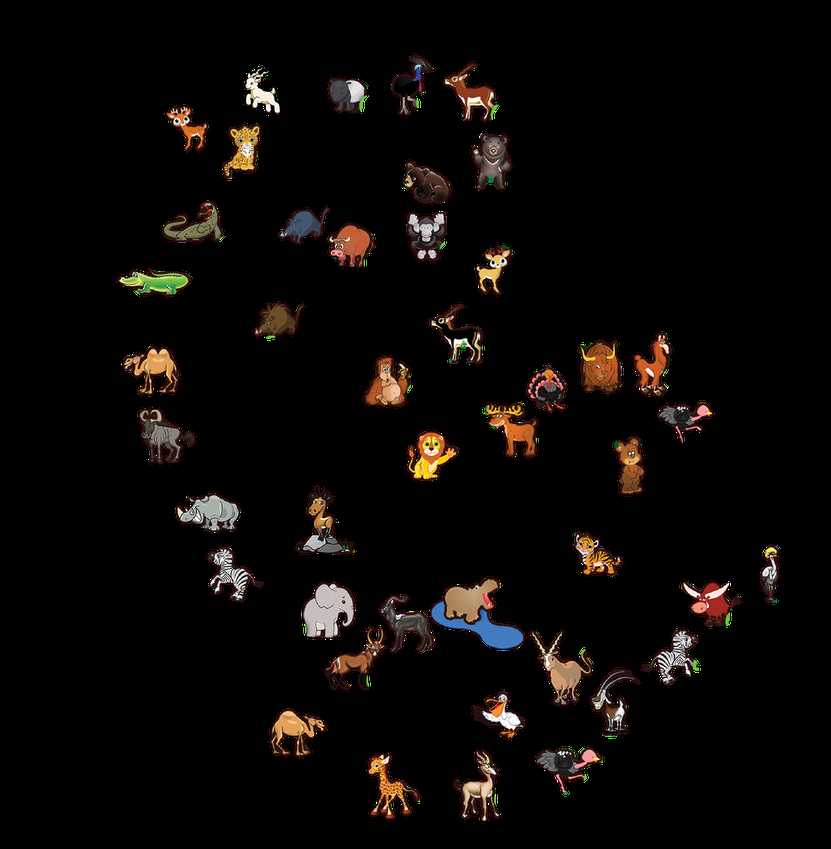
#> input picture element-separator/src/Animal-02.png, 831 x 849 px, shrunk from 2694 x 2751 before the run
$ jupyter execute index.ipynb
#> lines starting #> are read from the running program, lines starting #| are printed output that depends on the picture; after the words box and inside, x2 and y2 are one past the last pixel; in counts of white or black regions, pixels touching at a corner belong together
[cell 1]
import cv2
import numpy as np
import os

# Load the image
image = cv2.imread('./src/Animal-02.png')
#> image is the input picture: shape (849, 831, 3); mean B, G, R 6.6, 8.5, 11.4

# Convert to grayscale for easier contour detection
gray = cv2.cvtColor(image, cv2.COLOR_BGR2GRAY)
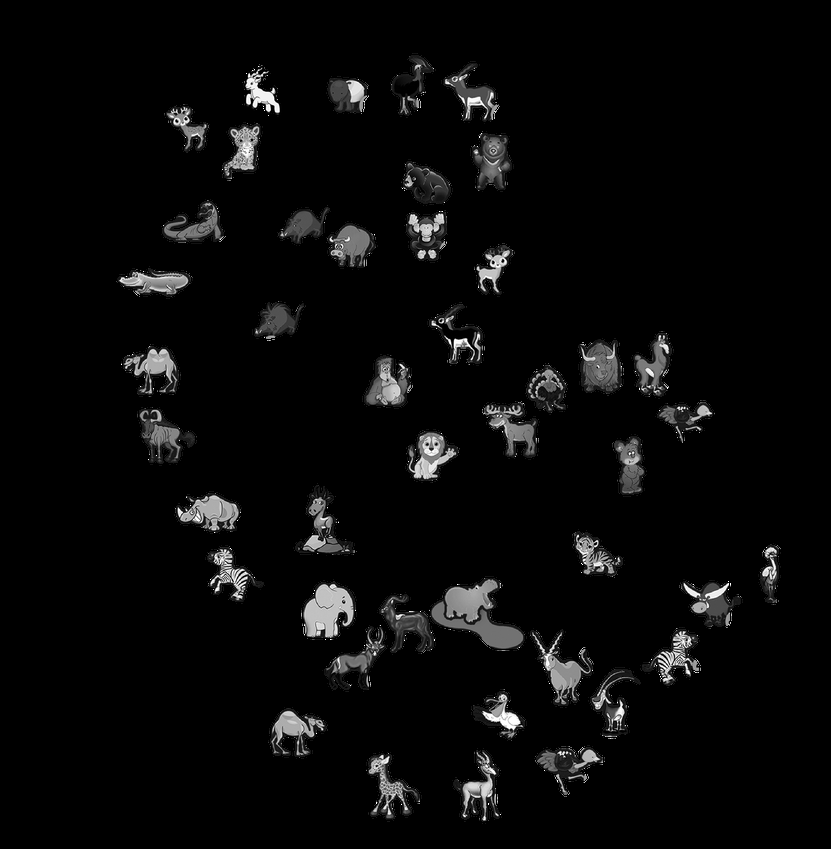
#> gray: shape (849, 831); min 0, max 255, mean 9.1

# Apply thresholding to separate objects (animals), using 240 to target white background
_, thresh = cv2.threshold(gray, 240, 255, cv2.THRESH_BINARY_INV)
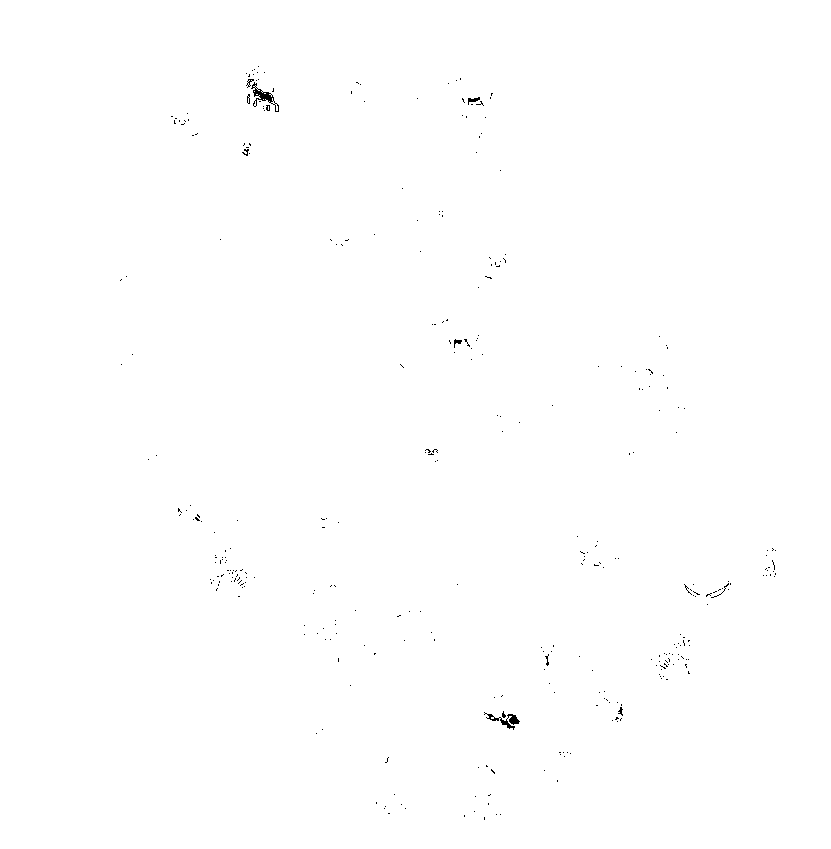
#> thresh: shape (849, 831); 99.8% white; black in thin lines or dots, all inside (x1, y1, x2, y2) = (120, 66, 776, 820)

# Find contours - External contours should detect the separate animals
contours, _ = cv2.findContours(thresh, cv2.RETR_EXTERNAL, cv2.CHAIN_APPROX_SIMPLE)
#> contours = [[[0, 0], [0, 848], [830, 848], [830, 0]]]

# Create a directory to save the output images if it doesn't exist
output_dir = './output/'
os.makedirs(output_dir, exist_ok=True)

# Loop over the contours
for i, contour in enumerate(contours):
    # Get bounding box for each contour
    x, y, w, h = cv2.boundingRect(contour)

    # Extract the region (animal) from the original image
    animal = image[y:y+h, x:x+w]

    # Create a mask for the current animal
    mask = np.zeros(animal.shape[:2], dtype=np.uint8)
    cv2.drawContours(mask, [contour - [x, y]], -1, (255), thickness=cv2.FILLED)

    # Convert animal image to BGRA (4 channels, with alpha for transparency)
    animal_rgba = cv2.cvtColor(animal, cv2.COLOR_BGR2BGRA)

    # Set the alpha channel based on the mask (white areas in the mask are opaque)
    animal_rgba[:, :, 3] = mask

    # Save the extracted animal with transparent background as a new PNG file
    output_path = os.path.join(output_dir, f'animal_{i+1}.png')
    cv2.imwrite(output_path, animal_rgba)

    print(f'Saved {output_path}')
#> this loop made 1 pass
#> (contour, x, y, w, h) on pass 1: ([[0, 0], [0, 848], [830, 848], [830, 0]], 0, 0, 831, 849)
#| Saved ./output/animal_1.png
#> mask: shape (849, 831); every value is 255
